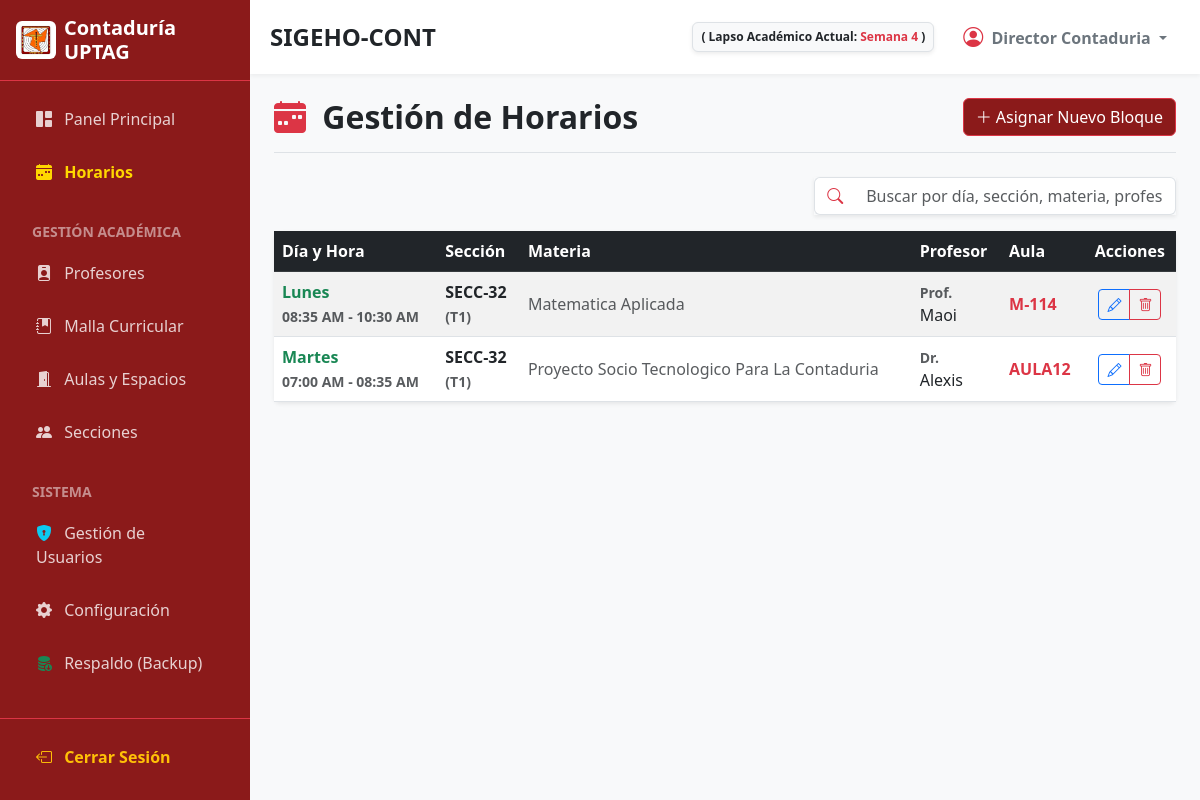
Page /modules/horarios/index.php (signed in) on the committed database.
### tables this page shows
CREATE TABLE `configuracion` (
  `id` int(11) NOT NULL,
  `parametro` varchar(100) NOT NULL,
  `valor` varchar(255) NOT NULL
);

CREATE TABLE `horarios` (
  `id` int(11) NOT NULL,
  `seccion_id` int(11) NOT NULL,
  `materia_id` int(11) NOT NULL,
  `profesor_id` int(11) NOT NULL,
  `aula_id` int(11) NOT NULL,
  `dia_semana` enum('Lunes','Martes','Miercoles','Jueves','Viernes','Sabado') NOT NULL,
  `hora_inicio` time NOT NULL,
  `hora_fin` time NOT NULL
);

CREATE TABLE `secciones` (
  `id` int(11) NOT NULL,
  `codigo` varchar(20) NOT NULL,
  `trayecto` int(11) NOT NULL,
  `trimestre` int(11) NOT NULL DEFAULT 1,
  `cantidad_alumnos` int(11) NOT NULL
);

CREATE TABLE `materias` (
  `id` int(11) NOT NULL,
  `codigo` varchar(20) NOT NULL,
  `nombre` varchar(100) NOT NULL,
  `trayecto` int(11) NOT NULL,
  `horas_semanales` int(11) NOT NULL
);

CREATE TABLE `profesores` (
  `id` int(11) NOT NULL,
  `cedula` varchar(15) NOT NULL,
  `titulo` varchar(20) DEFAULT 'Prof.',
  `nombre` varchar(100) NOT NULL,
  `max_horas` int(11) DEFAULT 5,
  `estado` varchar(20) NOT NULL DEFAULT 'ACTIVO'
);

CREATE TABLE `aulas` (
  `id` int(11) NOT NULL,
  `codigo` varchar(20) NOT NULL,
  `capacidad` int(11) NOT NULL,
  `estado` varchar(20) NOT NULL DEFAULT 'OPERATIVA'
);

### modules/horarios/index.php (the view, shortened to what this page needs)
<?php
require '../../config/db.php';
$ruta = '../../';
include '../../includes/header.php';
$sql = "SELECT h.*,
               s.codigo AS seccion_cod, s.trayecto, s.trimestre,
               m.nombre AS materia_nombre,
               p.titulo AS profesor_titulo,
               p.nombre AS profesor_nombre,
               a.codigo AS aula_cod
        FROM horarios h
        INNER JOIN secciones s ON h.seccion_id = s.id
        INNER JOIN materias m ON h.materia_id = m.id
        INNER JOIN profesores p ON h.profesor_id = p.id
        INNER JOIN aulas a ON h.aula_id = a.id
        ORDER BY h.dia_semana, h.hora_inicio ASC";
$stmt = $conn->query($sql);
$horarios = $stmt->fetchAll(PDO::FETCH_ASSOC);
usort($horarios, 'ordenarDias');
$es_admin = (strtolower($_SESSION['rol']) == 'administrador');
?>
<div class="d-flex justify-content-between align-items-center mb-4 border-bottom pb-3">
    <h2 class="fw-bold mb-0"><i class="bi bi-calendar-week-fill text-danger me-2"></i> Gestión de Horarios</h2>
    <?php if($es_admin): ?>
        <a href="nuevo.php" class="btn btn-danger" style="background-color: #8B1A1A;" aria-label="Asignar un nuevo bloque de horario">
            <i class="bi bi-plus-lg"></i> Asignar Nuevo Bloque
        </a>
    <?php endif; ?>
</div>
<div class="row mb-3 area-no-imprimir">
    <div class="col-md-5 ms-auto">
        <div class="input-group shadow-sm">
            <span class="input-group-text bg-white border-end-0 text-danger">
                <i class="bi bi-search"></i>
            </span>
            <input type="text" id="buscadorGeneral" class="form-control border-start-0" placeholder="Buscar por día, sección, materia, profesor o aula..." aria-label="Buscar en la tabla de horarios">
        </div>
    </div>
</div>
<div class="card shadow-sm border-0">
    <div class="card-body p-0">
        <div class="table-responsive">
            <table class="table table-hover table-striped mb-0 align-middle">
                <thead class="table-dark" style="background-color: #343a40;">
                    <tr>
                        <th>Día y Hora</th>
                        <th>Sección</th>
                        <th>Materia</th>
                        <th>Profesor</th>
                        <th>Aula</th>
                        <?php if($es_admin): ?>
                            <th class="text-center">Acciones</th>
                        <?php endif; ?>
                    </tr>
                </thead>
                <tbody>
                    <?php if(count($horarios) > 0): ?>
                        <?php foreach($horarios as $h): ?>
                        <tr>
                            <td>
                                <strong class="text-success"><?php echo $h['dia_semana']; ?></strong><br>
                                <small class="text-muted fw-bold">
                                    <?php echo date("h:i A", strtotime($h['hora_inicio'])) . " - " . date("h:i A", strtotime($h['hora_fin'])); ?>
                                </small>
                            </td>
                            <td class="fw-bold">
                                <?php
                                $texto_tray = ($h['trayecto'] == 0) ? 'Inicial' : 'T'.$h['trayecto'];
                                echo htmlspecialchars($h['seccion_cod']) . " <br><small class='text-muted'>($texto_tray)</small>";
                                ?>
                            </td>
                            <td class="text-muted"><?php echo htmlspecialchars($h['materia_nombre']); ?></td>
                            <td>
                                <small class="text-muted fw-bold d-block"><?php echo htmlspecialchars($h['profesor_titulo']); ?></small>
                                <?php echo htmlspecialchars($h['profesor_nombre']); ?>
                            </td>
                            <td class="fw-bold text-danger"><?php echo htmlspecialchars($h['aula_cod']); ?></td>
                            <?php if($es_admin): ?>
                            <td class="text-center">
                                <div class="btn-group">
                                    <a href="editar.php?id=<?php echo $h['id']; ?>" class="btn btn-sm btn-outline-primary" title="Editar" aria-label="Editar bloque del <?php echo $h['dia_semana']; ?> de <?php echo htmlspecialchars($h['materia_nombre']); ?>"><i class="bi bi-pencil"></i></a>
                                    <a href="eliminar.php?id=<?php echo $h['id']; ?>" class="btn btn-sm btn-outline-danger" title="Eliminar" onclick="return confirm('¿Borrar este bloque?');" aria-label="Eliminar bloque del <?php echo $h['dia_semana']; ?> de <?php echo htmlspecialchars($h['materia_nombre']); ?>"><i class="bi bi-trash"></i></a>
                                </div>
                            </td>
                            <?php endif; ?>
                        </tr>
                        <?php endforeach; ?>
                    <?php else: ?>
                        <tr><td colspan="<?php echo $es_admin ? '6' : '5'; ?>" class="text-center py-5 text-muted">No hay horarios registrados.</td></tr>
                    <?php endif; ?>
                </tbody>
            </table>
        </div>
    </div>
</div>
<?php include '../../includes/footer.php'; ?>

### includes/header.php (shortened to what this page needs)
<?php
$rol_usuario = isset($_SESSION['rol']) ? strtolower($_SESSION['rol']) : '';
$semana_texto = "Sin configurar";
if (isset($conn)) {
    try {
        $stmt_conf = $conn->query("SELECT valor FROM configuracion WHERE parametro = 'fecha_inicio_lapso'");
        if ($stmt_conf) {
            $fecha_inicio_db = $stmt_conf->fetchColumn();
            if ($fecha_inicio_db) {
                $inicio_lapso = new DateTime($fecha_inicio_db);
                $inicio_lapso->setTime(0, 0, 0);
                $hoy = new DateTime();
                $hoy->setTime(0, 0, 0);
                if ($hoy >= $inicio_lapso) {
                    $diff = $inicio_lapso->diff($hoy);
                    $semana_num = floor($diff->days / 7) + 1;
                    if ($semana_num > 12) {
                        $semana_texto = "Trimestre Finalizado";
                    } else {
                        $semana_texto = "Semana " . $semana_num;
                    }
                } else {
                    $semana_texto = "Por iniciar";
                }
            }
        }
    } catch(PDOException $e) {
    }
}
?>
<!DOCTYPE html>
<html lang="es">
<head>
    <link href="https://cdn.jsdelivr.net/npm/bootstrap@5.3.0/dist/css/bootstrap.min.css" rel="stylesheet">
    <link rel="stylesheet" href="https://cdn.jsdelivr.net/npm/bootstrap-icons@1.10.5/font/bootstrap-icons.css">
    <link rel="stylesheet" href="<?php echo $ruta; ?>assets/css/estilos.css">
</head>
<body>
<div class="d-flex">
    <div id="sidebar" class="d-flex flex-column area-no-imprimir">
        <div class="p-3 d-flex align-items-center border-bottom border-danger">
            <img src="<?php echo $ruta; ?>assets/img/logo_conta.jpeg" alt="Logo" width="40" class="rounded me-2 bg-white p-1">
            <h5 class="mb-0 fw-bold">Contaduría UPTAG</h5>
        </div>
        <div class="p-3 flex-grow-1">
            <ul class="nav flex-column gap-1">
                <li class="nav-item">
                    <a href="<?php echo $ruta; ?>dashboard.php" class="nav-link"><i class="bi bi-grid-1x2-fill me-2"></i> Panel Principal</a>
                </li>
                <li class="nav-item">
                    <a href="<?php echo $ruta; ?>modules/horarios/index.php" class="nav-link fw-bold" style="color: #ffd700;"><i class="bi bi-calendar-week-fill me-2"></i> Horarios</a>
                </li>
                <li class="nav-item mt-3 mb-1"><small class="text-white-50 fw-bold px-3">GESTIÓN ACADÉMICA</small></li>
                <li class="nav-item"><a href="<?php echo $ruta; ?>modules/profesores/index.php" class="nav-link"><i class="bi bi-person-badge-fill me-2"></i> Profesores</a></li>
                <li class="nav-item"><a href="<?php echo $ruta; ?>modules/materias/index.php" class="nav-link"><i class="bi bi-journal-bookmark-fill me-2"></i> Malla Curricular</a></li>
                <li class="nav-item"><a href="<?php echo $ruta; ?>modules/aulas/index.php" class="nav-link"><i class="bi bi-door-open-fill me-2"></i> Aulas y Espacios</a></li>
                <li class="nav-item"><a href="<?php echo $ruta; ?>modules/secciones/index.php" class="nav-link"><i class="bi bi-people-fill me-2"></i> Secciones</a></li>
                <?php if($rol_usuario == 'administrador'): ?>
                <li class="nav-item mt-3 mb-1"><small class="text-white-50 fw-bold px-3">SISTEMA</small></li>
                <li class="nav-item"><a href="<?php echo $ruta; ?>modules/usuarios/index.php" class="nav-link"><i class="bi bi-shield-lock-fill text-info me-2"></i> Gestión de Usuarios</a></li>
                <li class="nav-item"><a href="<?php echo $ruta; ?>configuracion.php" class="nav-link"><i class="bi bi-gear-fill me-2"></i> Configuración</a></li>
                <li class="nav-item"><a href="<?php echo $ruta; ?>backup.php" class="nav-link"><i class="bi bi-database-fill-down text-success me-2"></i> Respaldo (Backup)</a></li>
                <?php endif; ?>
            </ul>
        </div>
        <div class="p-3 border-top border-danger">
            <a href="<?php echo $ruta; ?>logout.php" class="nav-link text-warning fw-bold"><i class="bi bi-box-arrow-left me-2"></i> Cerrar Sesión</a>
        </div>
    </div>
    <div id="main-content" class="d-flex flex-column bg-light vh-100 overflow-hidden">
        <nav class="top-navbar d-flex justify-content-between align-items-center area-no-imprimir">
            <div class="d-flex align-items-center">
                <h4 class="mb-0 fw-bold text-dark">SIGEHO-CONT</h4>
            </div>
            <div class="d-flex align-items-center gap-3">
                <span class="badge bg-light text-dark border p-2 shadow-sm d-none d-md-inline">
                    ( Lapso Académico Actual: <span class="text-danger"><?php echo $semana_texto; ?></span> )
                </span>
                <div class="dropdown">
                    <button class="btn btn-white dropdown-toggle fw-bold text-secondary" type="button" data-bs-toggle="dropdown">
                        <i class="bi bi-person-circle text-danger fs-5 me-1"></i> <?php echo isset($_SESSION['nombre']) ? htmlspecialchars($_SESSION['nombre']) : 'Usuario'; ?>
                    </button>
                </div>
            </div>
        </nav>
        <div class="p-4 flex-grow-1 overflow-auto">

### includes/footer.php (shortened to what this page needs)
        </div> </div> </div> <script src="https://cdn.jsdelivr.net/npm/bootstrap@5.3.0/dist/js/bootstrap.bundle.min.js"></script>
</body>
</html>

### assets/css/estilos.css (style rules this page uses)
body { background-color: #f4f6f9; }
body { font-family: 'Segoe UI', Tahoma, Geneva, Verdana, sans-serif; background-color: #f8f9fa; overflow-x: hidden; }
#sidebar { min-width: 250px; max-width: 250px; min-height: 100vh; background-color: #8B1A1A; color: white; transition: all 0.3s; }
#sidebar .nav-link { color: rgba(255,255,255,0.8); padding: 10px 20px; margin-bottom: 5px; border-radius: 5px; transition: all 0.3s; font-weight: 500; }
#main-content { transition: all 0.3s; width: 100%; }
.top-navbar { background-color: white; box-shadow: 0 2px 4px rgba(0,0,0,0.05); padding: 15px 20px; }

### rows in the picture
configuracion: valor "Semana 4"
horarios: dia_semana "Lunes", hora_inicio "08:35 AM", hora_fin "10:30 AM", seccion.codigo "SECC-32", seccion.trayecto "T1", materia.nombre "Matematica Aplicada", profesor.titulo "Prof.", profesor.nombre "Maoi", aula.codigo "M-114"
horarios: dia_semana "Martes", hora_inicio "07:00 AM", hora_fin "08:35 AM", seccion.codigo "SECC-32", seccion.trayecto "T1", materia.nombre "Proyecto Socio Tecnologico Para La Contaduria", profesor.titulo "Dr.", profesor.nombre "Alexis", aula.codigo "AULA12"

### other values in the picture
$_SESSION['nombre'] "Director Contaduria"
